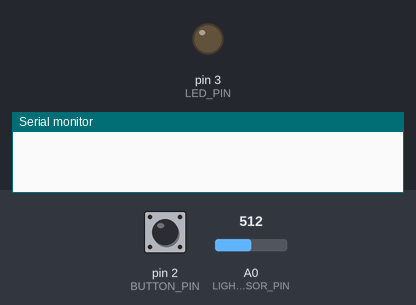
The sketch below on a simulated Arduino Uno, built with avr-gcc and run on an emulated ATmega328P. On the bench: output pins drawn as LEDs (lit = HIGH), the last lines printed to the serial monitor. The inputs (shaded band) are chosen by the test bench; at power-on: pin 2 (BUTTON_PIN) HIGH, A0 (LIGHT_SENSOR_PIN) = 512.

Above: at 1.2 s.
1.3 s: pin 2 (BUTTON_PIN) pulled LOW for 0.15 s
At 2.2 s:
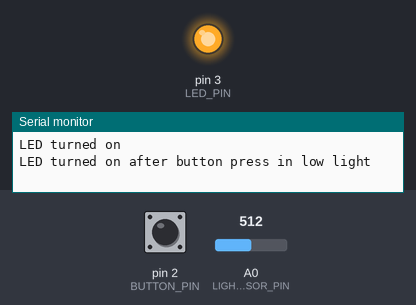
Timing chart, 0 to 4.3 s (numbered marks = the images above; inputs shaded):
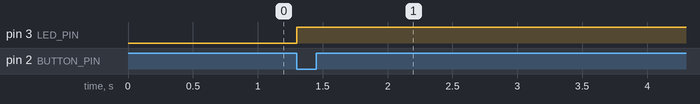

The sketch:

TASK_M1_T2P.ino
```cpp
const int BUTTON_PIN = 2;            // Choose a pin that supports interrupts (interrupt 0)
const int LED_PIN = 3;                // the number of the LED pin
const int LIGHT_SENSOR_PIN = A0;      // the number of the light sensor pin

volatile int buttonState = HIGH;      // variable for reading the pushbutton status
volatile int lightSensorValue = 0;    // variable for reading the light sensor value
volatile bool ledState = LOW;         // variable to store the LED state

void handleInterrupt() {
  // Read the state of the pushbutton value
  buttonState = digitalRead(BUTTON_PIN);

  // Read the light sensor value
  lightSensorValue = analogRead(LIGHT_SENSOR_PIN);

  // Control LED according to the state of button and light sensor
  if (buttonState == LOW) {
    // If the button is pressed, toggle the LED state
    ledState = !ledState;
    digitalWrite(LED_PIN, ledState);
    Serial.println(ledState ? "LED turned on" : "LED turned off");

    if (ledState == HIGH && lightSensorValue > 500) {
      ledState = LOW;
      digitalWrite(LED_PIN, HIGH);
      Serial.println("LED turned on after button press in low light");
    }
  } else {
    // If the button is not pressed, maintain LED state if light is low
    if (ledState == HIGH && lightSensorValue < 500) {
      digitalWrite(LED_PIN, HIGH);
    }
  }
}

void setup() {
  // Initialize the LED pin as an output
  pinMode(LED_PIN, OUTPUT);

  // Initialize the pushbutton pin as an input with pull-up resistor
  pinMode(BUTTON_PIN, INPUT_PULLUP);

  // Initialize the light sensor pin as an input
  pinMode(LIGHT_SENSOR_PIN, INPUT);

  // Initialize serial communication
  Serial.begin(9600);

  // Attach the interrupt to the handleInterrupt function
  attachInterrupt(digitalPinToInterrupt(BUTTON_PIN), handleInterrupt, CHANGE);
}

void loop() {
  // The loop is empty as the functionality is handled in the interrupt service routine
}
```

Measured:
- after the input at 1.3 s, pin 3 (LED_PIN): LOW → HIGH at once
